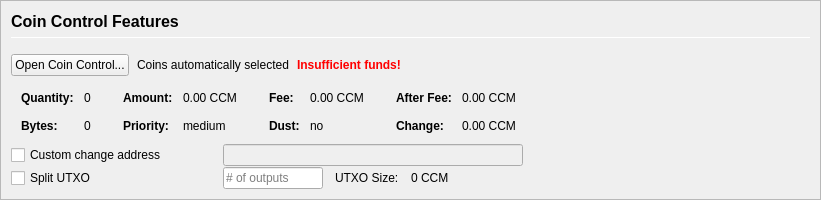
         <widget class="QFrame" name="frameCoinControl">
          <property name="sizePolicy">
           <sizepolicy hsizetype="Expanding" vsizetype="Expanding">
            <horstretch>0</horstretch>
            <verstretch>0</verstretch>
           </sizepolicy>
          </property>
          <property name="maximumSize">
           <size>
            <width>16777215</width>
            <height>16777215</height>
           </size>
          </property>
          <property name="frameShape">
           <enum>QFrame::StyledPanel</enum>
          </property>
          <property name="frameShadow">
           <enum>QFrame::Sunken</enum>
          </property>
          <layout class="QVBoxLayout" name="verticalLayoutCoinControl2">
           <property name="spacing">
            <number>0</number>
           </property>
           <property name="leftMargin">
            <number>0</number>
           </property>
           <property name="topMargin">
            <number>0</number>
           </property>
           <property name="rightMargin">
            <number>0</number>
           </property>
           <property name="bottomMargin">
            <number>0</number>
           </property>
           <item>
            <widget class="QFrame" name="frameCoinControl_BG">
             <layout class="QVBoxLayout" name="verticalLayoutCoinControl" stretch="0,0,0,0,0,0">
              <property name="spacing">
               <number>1</number>
              </property>
              <property name="leftMargin">
               <number>10</number>
              </property>
              <property name="topMargin">
               <number>10</number>
              </property>
              <item>
               <layout class="QHBoxLayout" name="horizontalLayoutCoinControl1">
                <property name="bottomMargin">
                 <number>15</number>
                </property>
                <item>
                 <layout class="QVBoxLayout" name="verticalLayout_3">
                  <property name="spacing">
                   <number>6</number>
                  </property>
                  <item>
                   <widget class="QLabel" name="labelCoinControlFeatures">
                    <property name="sizePolicy">
                     <sizepolicy hsizetype="Preferred" vsizetype="Maximum">
                      <horstretch>0</horstretch>
                      <verstretch>0</verstretch>
                     </sizepolicy>
                    </property>
                    <property name="minimumSize">
                     <size>
                      <width>0</width>
                      <height>20</height>
                     </size>
                    </property>
                    <property name="font">
                     <font>
                      <pointsize>12</pointsize>
                      <weight>75</weight>
                      <bold>true</bold>
                     </font>
                    </property>
                    <property name="styleSheet">
                     <string notr="true">font-weight:bold;</string>
                    </property>
                    <property name="text">
                     <string>Coin Control Features</string>
                    </property>
                   </widget>
                  </item>
                  <item>
                   <widget class="Line" name="line">
                    <property name="minimumSize">
                     <size>
                      <width>0</width>
                      <height>1</height>
                     </size>
                    </property>
                    <property name="maximumSize">
                     <size>
                      <width>16777215</width>
                      <height>1</height>
                     </size>
                    </property>
                    <property name="orientation">
                     <enum>Qt::Horizontal</enum>
                    </property>
                   </widget>
                  </item>
                 </layout>
                </item>
               </layout>
              </item>
              <item>
               <layout class="QHBoxLayout" name="horizontalLayoutCoinControl2" stretch="0,0,0,0">
                <property name="spacing">
                 <number>8</number>
                </property>
                <property name="bottomMargin">
                 <number>10</number>
                </property>
                <item>
                 <widget class="QPushButton" name="pushButtonCoinControl">
                  <property name="styleSheet">
                   <string notr="true"/>
                  </property>
                  <property name="text">
                   <string>Open Coin Control...</string>
                  </property>
                  <property name="autoDefault">
                   <bool>false</bool>
                  </property>
                 </widget>
                </item>
                <item>
                 <widget class="QLabel" name="labelCoinControlAutomaticallySelected">
                  <property name="text">
                   <string>Coins automatically selected</string>
                  </property>
                  <property name="margin">
                   <number>5</number>
                  </property>
                 </widget>
                </item>
                <item>
                 <widget class="QLabel" name="labelCoinControlInsuffFunds">
                  <property name="font">
                   <font>
                    <weight>75</weight>
                    <bold>true</bold>
                   </font>
                  </property>
                  <property name="styleSheet">
                   <string notr="true">color:red;font-weight:bold;</string>
                  </property>
                  <property name="text">
                   <string>Insufficient funds!</string>
                  </property>
                  <property name="margin">
                   <number>5</number>
                  </property>
                 </widget>
                </item>
                <item>
                 <spacer name="horizontalSpacerCoinControl">
                  <property name="orientation">
                   <enum>Qt::Horizontal</enum>
                  </property>
                  <property name="sizeHint" stdset="0">
                   <size>
                    <width>40</width>
                    <height>1</height>
                   </size>
                  </property>
                 </spacer>
                </item>
               </layout>
              </item>
              <item>
               <widget class="QWidget" name="widgetCoinControl" native="true">
                <property name="sizePolicy">
                 <sizepolicy hsizetype="Preferred" vsizetype="Preferred">
                  <horstretch>0</horstretch>
                  <verstretch>0</verstretch>
                 </sizepolicy>
                </property>
                <property name="minimumSize">
                 <size>
                  <width>0</width>
                  <height>0</height>
                 </size>
                </property>
                <property name="styleSheet">
                 <string notr="true"/>
                </property>
                <layout class="QHBoxLayout" name="horizontalLayoutCoinControl5">
                 <property name="leftMargin">
                  <number>0</number>
                 </property>
                 <property name="topMargin">
                  <number>0</number>
                 </property>
                 <property name="rightMargin">
                  <number>0</number>
                 </property>
                 <property name="bottomMargin">
                  <number>0</number>
                 </property>
                 <item>
                  <layout class="QHBoxLayout" name="horizontalLayoutCoinControl3" stretch="0,0,0,1">
                   <property name="spacing">
                    <number>20</number>
                   </property>
                   <property name="topMargin">
                    <number>0</number>
                   </property>
                   <property name="bottomMargin">
                    <number>10</number>
                   </property>
                   <item>
                    <layout class="QFormLayout" name="formLayoutCoinControl1">
                     <property name="horizontalSpacing">
                      <number>10</number>
                     </property>
                     <property name="verticalSpacing">
                      <number>14</number>
                     </property>
                     <property name="leftMargin">
                      <number>10</number>
                     </property>
                     <property name="topMargin">
                      <number>4</number>
                     </property>
                     <property name="rightMargin">
                      <number>6</number>
                     </property>
                     <item row="0" column="0">
                      <widget class="QLabel" name="labelCoinControlQuantityText">
                       <property name="font">
                        <font>
                         <weight>75</weight>
                         <bold>true</bold>
                        </font>
                       </property>
                       <property name="text">
                        <string>Quantity:</string>
                       </property>
                       <property name="margin">
                        <number>0</number>
                       </property>
                      </widget>
                     </item>
                     <item row="0" column="1">
                      <widget class="QLabel" name="labelCoinControlQuantity">
                       <property name="cursor">
                        <cursorShape>IBeamCursor</cursorShape>
                       </property>
                       <property name="contextMenuPolicy">
                        <enum>Qt::ActionsContextMenu</enum>
                       </property>
                       <property name="text">
                        <string notr="true">0</string>
                       </property>
                       <property name="margin">
                        <number>0</number>
                       </property>
                       <property name="textInteractionFlags">
                        <set>Qt::LinksAccessibleByMouse|Qt::TextSelectableByKeyboard|Qt::TextSelectableByMouse</set>
                       </property>
                      </widget>
                     </item>
                     <item row="1" column="0">
                      <widget class="QLabel" name="labelCoinControlBytesText">
                       <property name="font">
                        <font>
                         <weight>75</weight>
                         <bold>true</bold>
                        </font>
                       </property>
                       <property name="text">
                        <string>Bytes:</string>
                       </property>
                      </widget>
                     </item>
                     <item row="1" column="1">
                      <widget class="QLabel" name="labelCoinControlBytes">
                       <property name="cursor">
                        <cursorShape>IBeamCursor</cursorShape>
                       </property>
                       <property name="contextMenuPolicy">
                        <enum>Qt::ActionsContextMenu</enum>
                       </property>
                       <property name="text">
                        <string notr="true">0</string>
                       </property>
                       <property name="textInteractionFlags">
                        <set>Qt::LinksAccessibleByMouse|Qt::TextSelectableByKeyboard|Qt::TextSelectableByMouse</set>
                       </property>
                      </widget>
                     </item>
                    </layout>
                   </item>
                   <item>
                    <layout class="QFormLayout" name="formLayoutCoinControl2">
                     <property name="horizontalSpacing">
                      <number>10</number>
                     </property>
                     <property name="verticalSpacing">
                      <number>14</number>
                     </property>
                     <property name="leftMargin">
                      <number>6</number>
                     </property>
                     <property name="topMargin">
                      <number>4</number>
                     </property>
                     <property name="rightMargin">
                      <number>6</number>
                     </property>
                     <item row="0" column="0">
                      <widget class="QLabel" name="labelCoinControlAmountText">
                       <property name="font">
                        <font>
                         <weight>75</weight>
                         <bold>true</bold>
                        </font>
                       </property>
                       <property name="text">
                        <string>Amount:</string>
                       </property>
                       <property name="margin">
                        <number>0</number>
                       </property>
                      </widget>
                     </item>
                     <item row="0" column="1">
                      <widget class="QLabel" name="labelCoinControlAmount">
                       <property name="cursor">
                        <cursorShape>IBeamCursor</cursorShape>
                       </property>
                       <property name="contextMenuPolicy">
                        <enum>Qt::ActionsContextMenu</enum>
                       </property>
                       <property name="text">
                        <string notr="true">0.00 CCM</string>
                       </property>
                       <property name="textInteractionFlags">
                        <set>Qt::LinksAccessibleByMouse|Qt::TextSelectableByKeyboard|Qt::TextSelectableByMouse</set>
                       </property>
                      </widget>
                     </item>
                     <item row="1" column="0">
                      <widget class="QLabel" name="labelCoinControlPriorityText">
                       <property name="font">
                        <font>
                         <weight>75</weight>
                         <bold>true</bold>
                        </font>
                       </property>
                       <property name="text">
                        <string>Priority:</string>
                       </property>
                      </widget>
                     </item>
                     <item row="1" column="1">
                      <widget class="QLabel" name="labelCoinControlPriority">
                       <property name="cursor">
                        <cursorShape>IBeamCursor</cursorShape>
                       </property>
                       <property name="contextMenuPolicy">
                        <enum>Qt::ActionsContextMenu</enum>
                       </property>
                       <property name="text">
                        <string>medium</string>
                       </property>
                       <property name="textInteractionFlags">
                        <set>Qt::LinksAccessibleByMouse|Qt::TextSelectableByKeyboard|Qt::TextSelectableByMouse</set>
                       </property>
                      </widget>
                     </item>
                    </layout>
                   </item>
                   <item>
                    <layout class="QFormLayout" name="formLayoutCoinControl3">
                     <property name="horizontalSpacing">
                      <number>10</number>
                     </property>
                     <property name="verticalSpacing">
                      <number>14</number>
                     </property>
                     <property name="leftMargin">
                      <number>6</number>
                     </property>
                     <property name="topMargin">
                      <number>4</number>
                     </property>
                     <property name="rightMargin">
                      <number>6</number>
                     </property>
                     <item row="0" column="0">
                      <widget class="QLabel" name="labelCoinControlFeeText">
                       <property name="font">
                        <font>
                         <weight>75</weight>
                         <bold>true</bold>
                        </font>
                       </property>
                       <property name="text">
                        <string>Fee:</string>
                       </property>
                       <property name="margin">
                        <number>0</number>
                       </property>
                      </widget>
                     </item>
                     <item row="0" column="1">
                      <widget class="QLabel" name="labelCoinControlFee">
                       <property name="cursor">
                        <cursorShape>IBeamCursor</cursorShape>
                       </property>
                       <property name="contextMenuPolicy">
                        <enum>Qt::ActionsContextMenu</enum>
                       </property>
                       <property name="text">
                        <string notr="true">0.00 CCM</string>
                       </property>
                       <property name="textInteractionFlags">
                        <set>Qt::LinksAccessibleByMouse|Qt::TextSelectableByKeyboard|Qt::TextSelectableByMouse</set>
                       </property>
                      </widget>
                     </item>
                     <item row="1" column="0">
                      <widget class="QLabel" name="labelCoinControlLowOutputText">
                       <property name="font">
                        <font>
                         <weight>75</weight>
                         <bold>true</bold>
                        </font>
                       </property>
                       <property name="text">
                        <string>Dust:</string>
                       </property>
                      </widget>
                     </item>
                     <item row="1" column="1">
                      <widget class="QLabel" name="labelCoinControlLowOutput">
                       <property name="cursor">
                        <cursorShape>IBeamCursor</cursorShape>
                       </property>
                       <property name="contextMenuPolicy">
                        <enum>Qt::ActionsContextMenu</enum>
                       </property>
                       <property name="text">
                        <string>no</string>
                       </property>
                       <property name="textInteractionFlags">
                        <set>Qt::LinksAccessibleByMouse|Qt::TextSelectableByKeyboard|Qt::TextSelectableByMouse</set>
                       </property>
                      </widget>
                     </item>
                    </layout>
                   </item>
                   <item>
                    <layout class="QFormLayout" name="formLayoutCoinControl4">
                     <property name="horizontalSpacing">
                      <number>10</number>
                     </property>
                     <property name="verticalSpacing">
                      <number>14</number>
                     </property>
                     <property name="leftMargin">
                      <number>6</number>
                     </property>
                     <property name="topMargin">
                      <number>4</number>
                     </property>
                     <property name="rightMargin">
                      <number>6</number>
                     </property>
                     <item row="0" column="0">
                      <widget class="QLabel" name="labelCoinControlAfterFeeText">
                       <property name="font">
                        <font>
                         <weight>75</weight>
                         <bold>true</bold>
                        </font>
                       </property>
                       <property name="text">
                        <string>After Fee:</string>
                       </property>
                       <property name="margin">
                        <number>0</number>
                       </property>
                      </widget>
                     </item>
                     <item row="0" column="1">
                      <widget class="QLabel" name="labelCoinControlAfterFee">
                       <property name="cursor">
                        <cursorShape>IBeamCursor</cursorShape>
                       </property>
                       <property name="contextMenuPolicy">
                        <enum>Qt::ActionsContextMenu</enum>
                       </property>
                       <property name="text">
                        <string notr="true">0.00 CCM</string>
                       </property>
                       <property name="textInteractionFlags">
                        <set>Qt::LinksAccessibleByMouse|Qt::TextSelectableByKeyboard|Qt::TextSelectableByMouse</set>
                       </property>
                      </widget>
                     </item>
                     <item row="1" column="0">
                      <widget class="QLabel" name="labelCoinControlChangeText">
                       <property name="font">
                        <font>
                         <weight>75</weight>
                         <bold>true</bold>
                        </font>
                       </property>
                       <property name="text">
                        <string>Change:</string>
                       </property>
                      </widget>
                     </item>
                     <item row="1" column="1">
                      <widget class="QLabel" name="labelCoinControlChange">
                       <property name="cursor">
                        <cursorShape>IBeamCursor</cursorShape>
                       </property>
                       <property name="contextMenuPolicy">
                        <enum>Qt::ActionsContextMenu</enum>
                       </property>
                       <property name="text">
                        <string notr="true">0.00 CCM</string>
                       </property>
                       <property name="textInteractionFlags">
                        <set>Qt::LinksAccessibleByMouse|Qt::TextSelectableByKeyboard|Qt::TextSelectableByMouse</set>
                       </property>
                      </widget>
                     </item>
                    </layout>
                   </item>
                  </layout>
                 </item>
                </layout>
               </widget>
              </item>
              <item>
               <layout class="QHBoxLayout" name="horizontalLayoutCoinControl4">
                <property name="spacing">
                 <number>12</number>
                </property>
                <property name="sizeConstraint">
                 <enum>QLayout::SetDefaultConstraint</enum>
                </property>
                <property name="topMargin">
                 <number>0</number>
                </property>
                <property name="rightMargin">
                 <number>0</number>
                </property>
                <item>
                 <widget class="QCheckBox" name="checkBoxCoinControlChange">
                  <property name="sizePolicy">
                   <sizepolicy hsizetype="Preferred" vsizetype="Preferred">
                    <horstretch>0</horstretch>
                    <verstretch>0</verstretch>
                   </sizepolicy>
                  </property>
                  <property name="minimumSize">
                   <size>
                    <width>200</width>
                    <height>0</height>
                   </size>
                  </property>
                  <property name="maximumSize">
                   <size>
                    <width>200</width>
                    <height>16777215</height>
                   </size>
                  </property>
                  <property name="toolTip">
                   <string>If this is activated, but the change address is empty or invalid, change will be sent to a newly generated address.</string>
                  </property>
                  <property name="text">
                   <string>Custom change address</string>
                  </property>
                 </widget>
                </item>
                <item>
                 <widget class="QValidatedLineEdit" name="lineEditCoinControlChange">
                  <property name="enabled">
                   <bool>false</bool>
                  </property>
                  <property name="sizePolicy">
                   <sizepolicy hsizetype="Preferred" vsizetype="Preferred">
                    <horstretch>0</horstretch>
                    <verstretch>0</verstretch>
                   </sizepolicy>
                  </property>
                  <property name="minimumSize">
                   <size>
                    <width>300</width>
                    <height>0</height>
                   </size>
                  </property>
                 </widget>
                </item>
                <item>
                 <widget class="QLabel" name="labelCoinControlChangeLabel">
                  <property name="sizePolicy">
                   <sizepolicy hsizetype="Preferred" vsizetype="Preferred">
                    <horstretch>0</horstretch>
                    <verstretch>0</verstretch>
                   </sizepolicy>
                  </property>
                  <property name="minimumSize">
                   <size>
                    <width>100</width>
                    <height>0</height>
                   </size>
                  </property>
                  <property name="text">
                   <string/>
                  </property>
                  <property name="margin">
                   <number>3</number>
                  </property>
                 </widget>
                </item>
               </layout>
              </item>
              <item>
               <layout class="QHBoxLayout" name="horizontalLayoutCoinControl6">
                <property name="spacing">
                 <number>12</number>
                </property>
                <property name="rightMargin">
                 <number>0</number>
                </property>
                <item>
                 <widget class="QCheckBox" name="splitBlockCheckBox">
                  <property name="sizePolicy">
                   <sizepolicy hsizetype="Preferred" vsizetype="Preferred">
                    <horstretch>0</horstretch>
                    <verstretch>0</verstretch>
                   </sizepolicy>
                  </property>
                  <property name="minimumSize">
                   <size>
                    <width>200</width>
                    <height>0</height>
                   </size>
                  </property>
                  <property name="maximumSize">
                   <size>
                    <width>200</width>
                    <height>16777215</height>
                   </size>
                  </property>
                  <property name="text">
                   <string>Split UTXO</string>
                  </property>
                 </widget>
                </item>
                <item>
                 <widget class="QLineEdit" name="splitBlockLineEdit">
                  <property name="sizePolicy">
                   <sizepolicy hsizetype="Preferred" vsizetype="Preferred">
                    <horstretch>50</horstretch>
                    <verstretch>0</verstretch>
                   </sizepolicy>
                  </property>
                  <property name="minimumSize">
                   <size>
                    <width>100</width>
                    <height>0</height>
                   </size>
                  </property>
                  <property name="maximumSize">
                   <size>
                    <width>100</width>
                    <height>16777215</height>
                   </size>
                  </property>
                  <property name="placeholderText">
                   <string># of outputs</string>
                  </property>
                 </widget>
                </item>
                <item>
                 <widget class="QLabel" name="labelBlockSizeText">
                  <property name="text">
                   <string>UTXO Size:</string>
                  </property>
                 </widget>
                </item>
                <item>
                 <widget class="QLabel" name="labelBlockSize">
                  <property name="text">
                   <string>0 CCM</string>
                  </property>
                 </widget>
                </item>
                <item>
                 <spacer name="horizontalSpacer_7">
                  <property name="orientation">
                   <enum>Qt::Horizontal</enum>
                  </property>
                  <property name="sizeHint" stdset="0">
                   <size>
                    <width>40</width>
                    <height>20</height>
                   </size>
                  </property>
                 </spacer>
                </item>
               </layout>
              </item>
              <item>
               <spacer name="verticalSpacerCoinControl">
                <property name="orientation">
                 <enum>Qt::Vertical</enum>
                </property>
                <property name="sizeHint" stdset="0">
                 <size>
                  <width>800</width>
                  <height>1</height>
                 </size>
                </property>
               </spacer>
              </item>
             </layout>
            </widget>
           </item>
          </layout>
         </widget>
